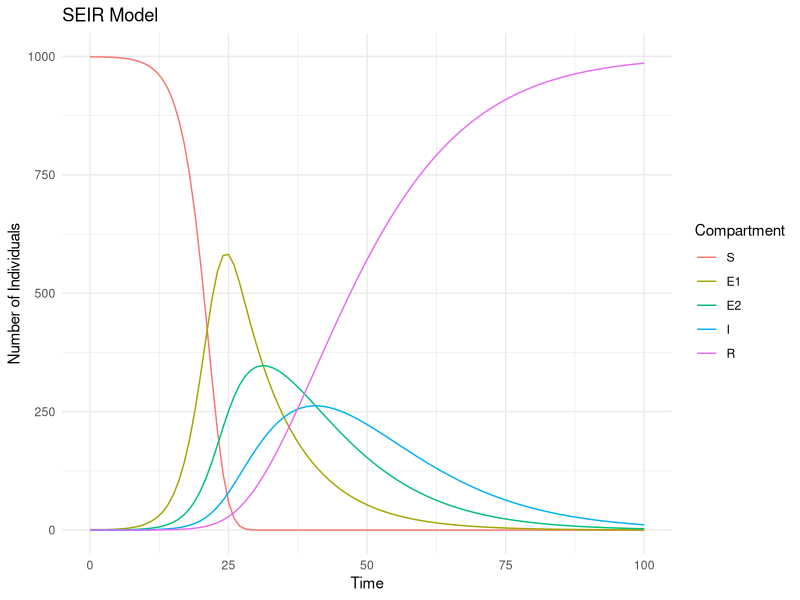

This chart was generated by the following R code:
# Load necessary libraries
library(deSolve)
library(ggplot2)
library(reshape2)

# Define the SEIR model
seir_model <- function(time, state, parameters) {
  with(as.list(c(state, parameters)), {
    dS <- -beta * S * I
    dE1 <- beta * S * I - sigma * E1
    dE2 <- sigma * E1 - gamma * E2
    dI <- gamma * E2 - lambda * I
    dR <- lambda * I
    return(list(c(dS, dE1, dE2, dI, dR)))
  })
}

par(las=F)

# Initial state and parameters
initial_state <- c(S = 999, E1 = 1, E2 = 0, I = 0, R = 0)
parameters <- c(beta = 0.01, sigma = 0.1, gamma = 0.1, lambda = 0.1)
times <- seq(0, 100, by = 1)

# Solve the model
output <- ode(y = initial_state, times = times, func = seir_model, parms = parameters)

# Convert output to a data frame
output_df <- as.data.frame(output)

# Reshape for ggplot2
output_melted <- melt(output_df, id.vars = "time")

# Plot using ggplot2
ggplot(output_melted, aes(x = time, y = value, color = variable)) +
  geom_line() +
  labs(x = "Time", y = "Number of Individuals", color = "Compartment") +
  ggtitle("SEIR Model") +
  theme_minimal()
